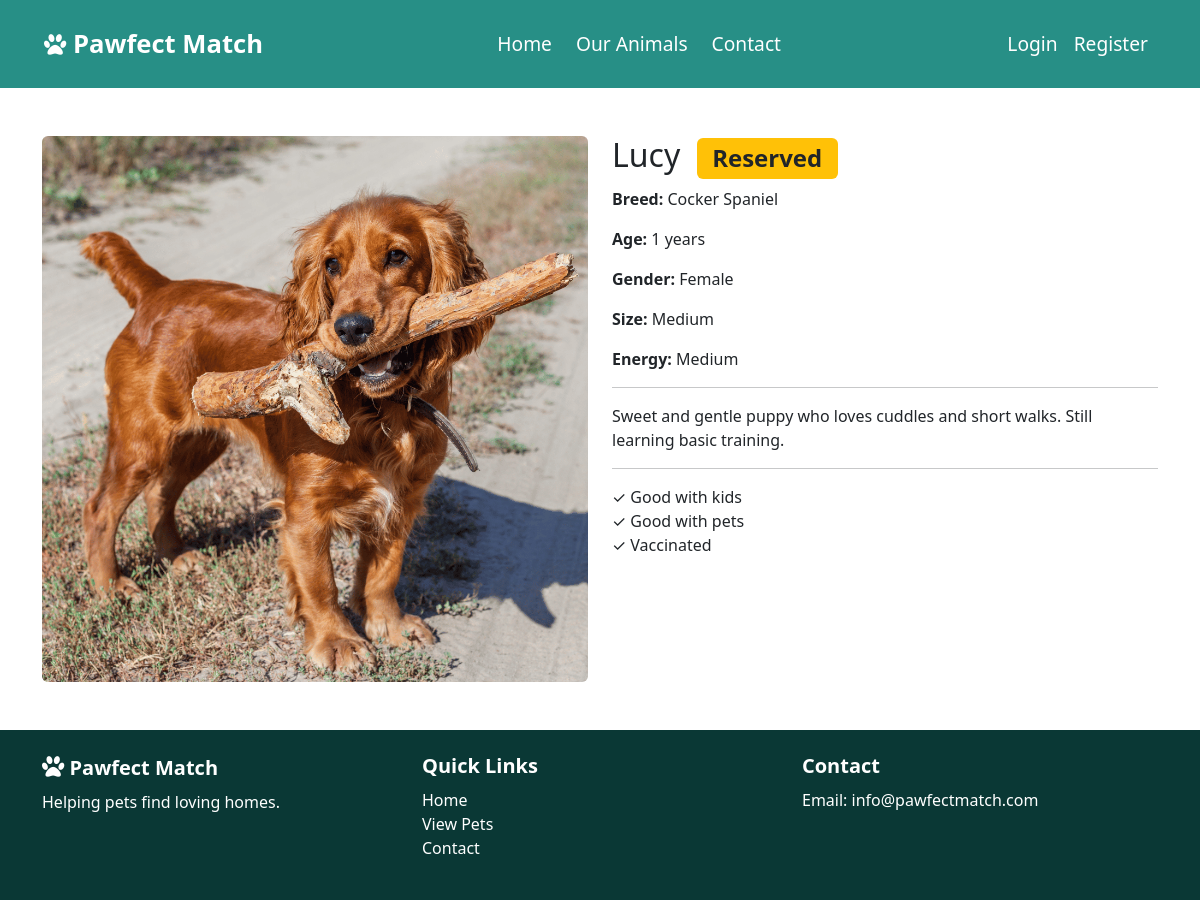
Screenshot of /pet.php?id=11 with the database file from the repository.
### tables this page shows
CREATE TABLE `pets` (
  `id` int(11) NOT NULL,
  `name` varchar(100) NOT NULL,
  `species` varchar(50) DEFAULT NULL,
  `breed` varchar(100) DEFAULT NULL,
  `age` int(11) DEFAULT NULL,
  `gender` varchar(10) DEFAULT NULL,
  `size` varchar(20) DEFAULT NULL,
  `description` text DEFAULT NULL,
  `vaccinated` tinyint(1) DEFAULT NULL,
  `neutered` tinyint(1) DEFAULT NULL,
  `good_with_kids` tinyint(1) DEFAULT NULL,
  `good_with_pets` tinyint(1) DEFAULT NULL,
  `energy_level` varchar(50) DEFAULT NULL,
  `date_added` timestamp NOT NULL DEFAULT current_timestamp(),
  `image` varchar(255) DEFAULT NULL,
  `status` varchar(20) DEFAULT 'available'
);

### pet.php (the view, shortened to what this page needs)
<?php
$conn = new mysqli("localhost", "root", "", "pawfect");
$id = $_GET['id'] ?? 0;
$stmt = $conn->prepare("SELECT * FROM pets WHERE id = ?");
$stmt->bind_param("i", $id);
$stmt->execute();
$result = $stmt->get_result();
$pet = $result->fetch_assoc();
?>
<!DOCTYPE html>
<html>
<head>
  <link href="https://cdn.jsdelivr.net/npm/bootstrap@5.3.3/dist/css/bootstrap.min.css" rel="stylesheet">
    <link rel="stylesheet" type="text/css" href="styles/index.css">
    <link rel="stylesheet" href="https://cdnjs.cloudflare.com/ajax/libs/font-awesome/4.7.0/css/font-awesome.min.css">
</head>
<body>
 <?php include 'includes/navbar.php'; ?>
<div class="container mt-5">
  <div class="row">
    <div class="col-md-6 position-relative">
  <img src="uploads/<?php echo $pet['image']; ?>" class="img-fluid rounded w-100">
</div>
    <div class="col-md-6">
      <h2>
        <?php echo htmlspecialchars($pet['name']); ?>
        <?php if ($pet['status'] === 'reserved'): ?>
          <span class="badge bg-warning text-dark ms-2">Reserved</span>
        <?php endif; ?>
      </h2>
      <p><strong>Breed:</strong> <?php echo $pet['breed']; ?></p>
      <p><strong>Age:</strong> <?php echo $pet['age']; ?> years</p>
      <p><strong>Gender:</strong> <?php echo $pet['gender']; ?></p>
      <p><strong>Size:</strong> <?php echo $pet['size']; ?></p>
      <p><strong>Energy:</strong> <?php echo $pet['energy_level']; ?></p>
      <hr>
      <p><?php echo $pet['description']; ?></p>
      <hr>
      <p>
        <?php if ($pet['good_with_kids']) echo "✓ Good with kids<br>"; ?>
        <?php if ($pet['good_with_pets']) echo "✓ Good with pets<br>"; ?>
        <?php if ($pet['vaccinated']) echo "✓ Vaccinated<br>"; ?>
      </p>
    </div>
  </div>
</div>
<?php include 'includes/footer.php'; ?>
</body>
</html>

### rows the page displays
pets: image (picture), name "Lucy", breed "Cocker Spaniel", age "1", gender "Female", size "Medium", energy_level "Medium", description "Sweet and gentle puppy who loves cuddles and short walks. Still learning basic training."
